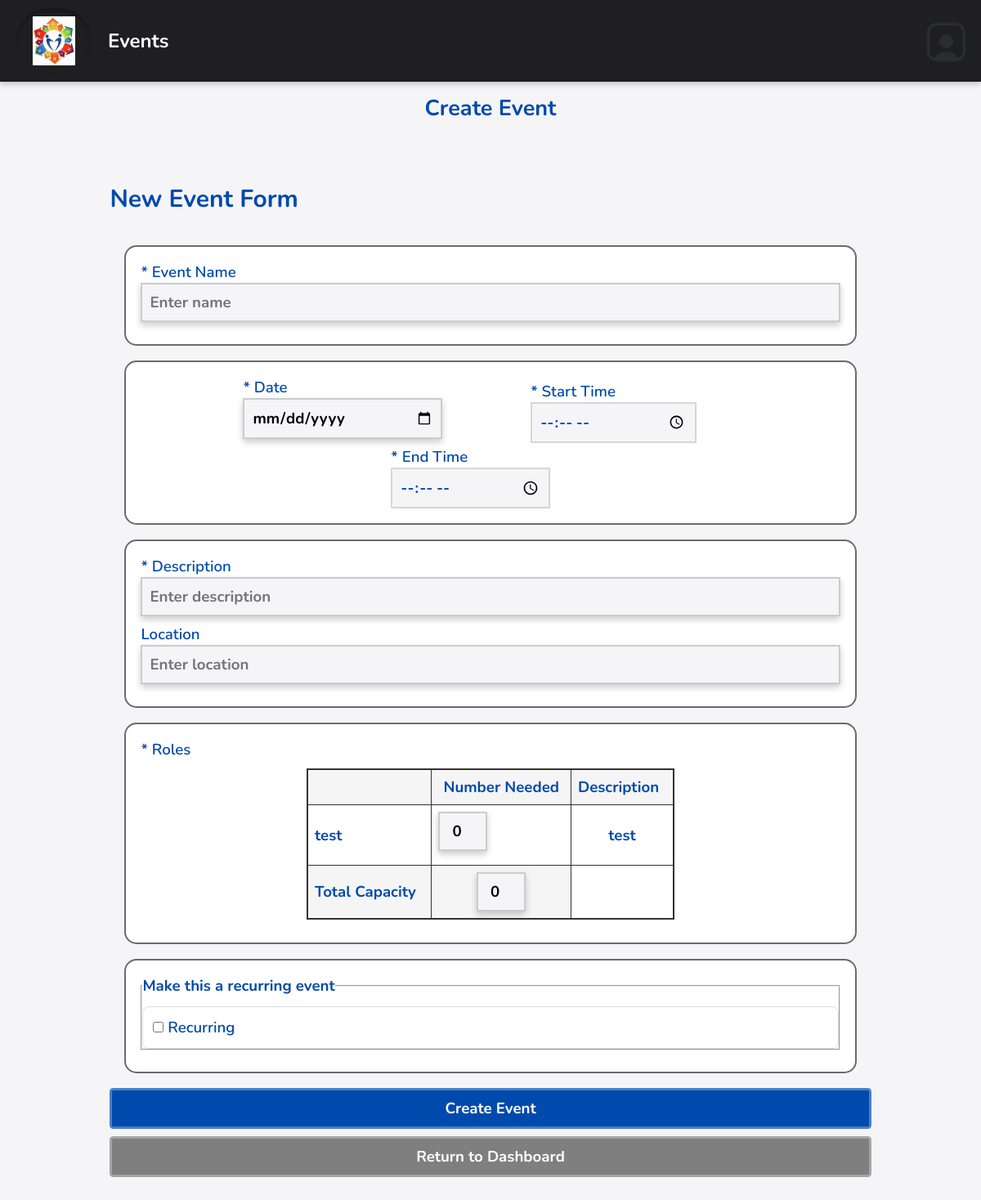
/addEvent.php (signed in), run on the app's committed database.
### tables this page shows
CREATE TABLE `dbroles` (
  `role_id` int(11) NOT NULL,
  `role` varchar(255) DEFAULT NULL,
  `role_description` text DEFAULT NULL
);

### database/dbRoles.php (called while the page is built, shortened)
<?php
function get_roles() {
    $con = connect();
    $result = mysqli_query($con, "SELECT `role_id`, `role`, `role_description` FROM `dbroles` ORDER BY `role`");
    $roles = [];
    while ($row = mysqli_fetch_assoc($result)) {
        $roles[] = $row;
    }
    return $roles;
}

### addEvent.php (the view, shortened to what this page needs)
<?php session_cache_expire(30);
    require_once('database/dbRoles.php');
    $date = null;
    $allRoles = get_roles();
?><!DOCTYPE html>
<html>
    <head>
        <?php require_once('universal.inc') ?>
    </head>
    <body>
        <?php require_once('header.php') ?>
        <h1 style="color: var(--main-color); font-weight: bold;">Create Event</h1>
        <main class="date">
            <h2 style="color: var(--main-color); font-weight: bold;">New Event Form</h2>
            <form id="new-event-form" method="POST">
                <div class="event-sect">
                <label for="name">* Event Name </label>
                <input type="text" id="name" name="name" required placeholder="Enter name">
                </div>
                <div class="event-sect">
                <div class="event-datetime">
                    <div class="event-time">
                        <div class="event-date">
                        <label for="name">* Date </label>
                        <input type="date" id="date" name="date" <?php if ($date) echo 'value="' . $date . '"'; ?> min="<?php echo date('Y-m-d'); ?>" required>
                        </div>
                        <div class="event-date">
                        <label for="name">* Start Time </label>
                        <input type="time" id="start-time" name="start-time" required>
                        </div>
                    </div>
                    <div class="event-time">
                        <div class="event-date">
                        <label for="name">* End Time </label>
                        <input type="time" id="end-time" name="end-time" required>
                        </div>
                    </div>
                </div>
                </div>
                <div class="event-sect">
                <label for="name">* Description </label>
                <input type="text" id="description" name="description" required placeholder="Enter description">
                <label for="name">Location </label>
                <input type="text" id="location" name="location" placeholder="Enter location">
                </div>
                <div class="event-sect">
                    <label>* Roles</label>
                    <table class="roles-table">
                        <thead>
                            <tr>
                                <th></th>
                                <th>Number Needed</th>
                                <th>Description</th>
                            </tr>
                        </thead>
                        <tbody>
                        <tbody>
                            <?php foreach ($allRoles as $role): ?>
                                <tr>
                                    <td><?php echo htmlspecialchars($role['role']); ?></td>
                                    <td>
                                        <input
                                            type="number"
                                            class="role-count"
                                            name="roles[<?php echo (int)$role['role_id']; ?>]"
                                            value="0"
                                            min="0"
                                            max="100"
                                            oninput="if(this.value > 100) this.value = 100"
                                            onkeydown="if(event.key === '-') event.preventDefault();"
                                        >
                                    </td>
                                    <td>
                                        <?php echo htmlspecialchars($role['role_description']); ?>
                                    </td>
                                </tr>
                            <?php endforeach; ?>
                        </tbody>
                        <tfoot>
                            <tr>
                                <th>Total Capacity</th>
                                <th>
                                    <input type="number" id="totalCapacity" name="capacity" placeholder="Enter total capacity" value="0" readonly>
                                </th>
                        </tfoot>
                    </table>
                </div>
                <div class="event-sect">
                    <fieldset style="display:flex; align-items:center; gap:8px; margin-bottom:8px;">
                        <legend style="color: var(--main-color); font-weight:bold;">Make this a recurring event</legend>
                        <label style="margin-top:12px; padding:12px; border:1px solid #e0e0e0; border-radius:8px;">
                            <input type="checkbox" id="recurring" name="recurring" value="1">
                            Recurring
                        </label>
                </div>
                <input type="submit" value="Create Event" style="width:100%; font-weight:bold;">
            </form>
                <?php if ($date): ?>
                    <a class="button cancel" href="calendar.php?month=<?php echo substr($date, 0, 7) ?>" style="margin-top: -.5rem; font-weight:bold;">Return to Calendar</a>
                <?php else: ?>
                    <a class="button cancel" href="index.php" style="margin-top: -.5rem; font-weight:bold;">Return to Dashboard</a>
                <?php endif ?>
        </main>
    </body>
</html>

### css/base.css (style rules this page uses)
html, body, header, main, footer, div, span, p, h1, h2, h3, h4, h5, h6, ul, ol, li, input, select, textarea, form, section, label, table, td, tr, th, form, fieldset, em, button, a { padding: 0; margin: 0; font-size: inherit; font-family: inherit; font-weight: inherit; text-decoration: none; font-style: normal; box-sizing: border-box; text-align: left; list-style-type: none; border-spacing: 0; font-weight: bold; }
:root { --page-background-color: #f5f5f7; --page-font-color: rgb(0, 74, 173); --inactive-font-color: #6b6b6b; --inactive-background-color: #eeeeee; --standout-background: #ffffff; --happy-toast-background-color: #7fa88a; --happy-toast-font-color: #ffffff; --info-toast-background-color: #e6e6e6; --info-toast-font-color: #111111; --error-toast-background-color: #c97b67; --error-toast-font-color: #ffffff; --shadow-and-border-color: #d6d6d6; --accent-color: rgb(62, 129, 50); --main-color: rgb(0, 74, 173); --secondary-accent-color: rgb(62, 129, 50); --wv-accent-color: #C9AB81; --wv-accent-foreground: #ffffff; --wv-bg-light: #ffffff; --wv-text-dark: #111111; --wv-muted-text: #6b6b6b; --calendar-event-color: #b0b0b0; --calendar-event-color-hover: var(--accent-color); --calendar-today-border: 2px solid var(--secondary-accent-color); --button-font-color: #ffffff; --button-padding: 0.5rem 1.5rem; --button-border-radius: 0.25rem; --standard-border: 1px solid #cccccc; --light-border: 1px solid var(--shadow-and-border-color); --text-field-border: 2px solid #cccccc; --cancel-button-background-color: rgb(127,127,127); --error-color: #c97b67; font-size: 18px; font-family: Montserrat; font-weight: 300; }
body { background-color: var(--page-background-color); color: var(--page-font-color); font-family: Montserrat; }
a { color: var(--main-color); }
main:not(.login):not(.calendar-view):not(.dashboard) { padding: 1rem; }
input[type=text], input[type=password], input[type=date], input[type=email], input[type=number], input[type=tel], select, textarea, .pseudo-input, .pseudo-input-disabled { border: var(--text-field-border); border-radius: 0; padding: 0.5rem; width: 100%; background-color: var(--page-background-color); margin-bottom: 0.5rem; scroll-margin: 7.5rem; box-shadow: 0px 4px 8px rgba(0,0,0,0.2); color: black; }
input[type=submit], .button, a.button-signup { color: var(--button-font-color); background-color: var(--main-color); padding: var(--button-padding); border: 3px solid rgba(255, 255, 255, 0.295); border-radius: var(--button-border-radius); font-weight: 500; width: 100%; transition: background-color .3s; cursor: pointer; text-align: center; }
label { color: var(--page-font-color); font-weight: 600; width: 100%; text-align: left; }
h1 { font-size: 1.5rem; font-weight: 500; margin-bottom: 2rem; background-color: var(#C9AB81); color: var(--page-background-color); width: 100%; text-align: center; padding: 1rem; }
h2 { font-size: 1.5rem; font-weight: 500; }
.button { display: inline-block; }
button.cancel, a.cancel { background-color: var(--cancel-button-background-color); color: white; }
main.date { gap: 1rem; margin-bottom: 4rem; }
@media only screen and (min-width: 1024px) { main.date { width: 100%; display: flex; flex-direction: column; align-items: center; } }
@media only screen and (min-width: 1024px) { main.date > * { width: 80%; } }
div .event-time { display: flex; flex-wrap: nowrap; justify-content: center; align-items: center; margin: auto; }
div .event-date { max-width: 50%; min-width: 25%; margin-right: 3rem; margin-left: 3rem; }
div .event-date > input[type=time] { background-color: var(--page-background-color); color: var(--page-font-color); border: 2px solid var(--shadow-and-border-color); padding: 0.5rem; min-width: 80%; }
.event-sect { border: 2px solid var(--inactive-font-color); border-radius: 15px; margin: 1rem; padding: 1rem; background-color: rgb(255,255,255); }
.roles-table { border-collapse: collapse; width: 450px; margin: 10px auto; border: 2px solid #333; }
.roles-table th, .roles-table td { border: 1px solid #333; padding: 8px; }
.roles-table th { background-color: #f5f5f5; text-align: left; }
.roles-table th:nth-child(2) { text-align: center; }
.roles-table td:last-child { text-align: center; }
.roles-table input { width: 60px; }
#totalCapacity { display: block; margin: 0 auto; }
.roles-table input[type="number"] { width: 60px; text-align: center; }

### data on the page
dbroles: role "test", role_id "0", role_description "test"
